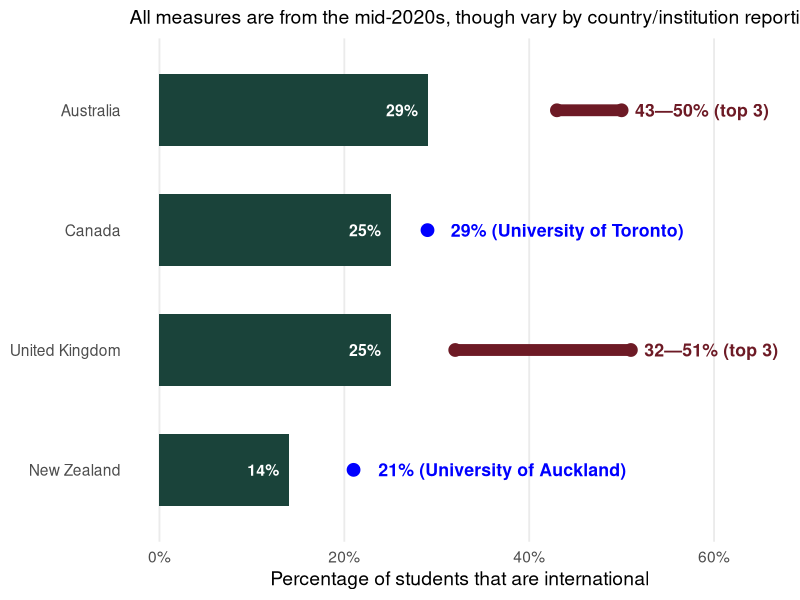
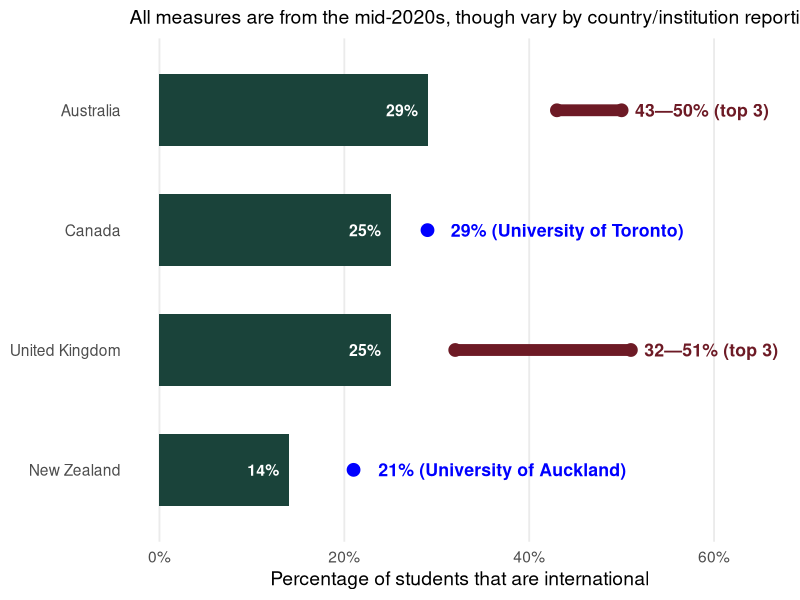

The R source for these figures, in order:
library(ggplot2)
library(dplyr)

enrollment_data <- data.frame(
  Country = c("New Zealand", "United Kingdom", "Australia", "Canada"),
  Baseline = c(14, 25, 29, 25),
  Top_Min  = c(NA, 32, 43, NA),
  Top_Max  = c(NA, 51, 50, NA),
  Toronto  = c(NA, NA, NA, 29),
  Auckland = c(21, NA, NA, NA)
)

# Sort Country
enrollment_data <- enrollment_data %>%
  mutate(Country = factor(Country, levels = Country[order(Baseline)]))

ggplot(enrollment_data, aes(x = Country, y = Baseline)) +
  geom_bar(
    stat = "identity",
    width = 0.6,
    fill = "#1A433A"
  ) +
  # Add the highlighted range segments for UK and Australia
  geom_segment(
    aes(
      xend = Country,
      y = Top_Min,
      yend = Top_Max,
      color = "Top 3 Universities Range"
    ),
    linewidth = 4,
    lineend = "round",
    na.rm = TRUE
  ) +
  # Add distinct boundary points to frame the top university ranges
  geom_point(
    aes(y = Top_Min, color = "Top 3 Universities Range"),
    size = 4,
    na.rm = TRUE
  ) +
  geom_point(
    aes(y = Top_Max, color = "Top 3 Universities Range"),
    size = 4,
    na.rm = TRUE
  ) +
  geom_point(
    aes(y = Toronto, color = "Toronto"),
    size = 4,
    na.rm = TRUE
  ) +
  geom_point(
    aes(y = Auckland, color = "Auckland"),
    size = 4,
    na.rm = TRUE
  ) +
  # Text Labels: Baseline Values
  geom_text(
    aes(label = paste0(Baseline, "%")),
    color = "white",
    hjust = 1.3,
    fontface = "bold",
    size = 4
  ) +
  # Text Labels: Custom annotations for the top ranges to avoid overlapping
  geom_text(
    aes(y = Top_Max, label = paste0(Top_Min, "—", Top_Max, "% (top 3)")),
    hjust = -0.1,
    color = "#6D1A25",
    fontface = "bold",
    size = 4.5,
    na.rm = TRUE
  ) +
  geom_text(
    aes(y = Toronto, label = paste0(Toronto, "% (University of Toronto)")),
    hjust = -0.1,
    color = "blue",
    fontface = "bold",
    size = 4.5,
    na.rm = TRUE
  ) +
  geom_text(
    aes(y = Auckland, label = paste0(Auckland, "% (University of Auckland)")),
    hjust = -0.1,
    color = "blue",
    fontface = "bold",
    size = 4.5,
    na.rm = TRUE
  ) +
  coord_flip() +
  theme_minimal(base_size = 14) +
  scale_color_manual(
    values = c(
      "Top 3 Universities Range" = "#6D1A25",
      "Toronto" = "blue",
      "Auckland" = "blue"
    )
  ) +
  scale_y_continuous(
    limits = c(0, 65),
    labels = function(x) paste0(x, "%")
  ) +
  # Design and Labels
  labs(
    subtitle = "All measures are from the mid-2020s, though vary by country/institution reporting cycles",
    x = NULL,
    y = "Percentage of students that are international"
  ) +
  theme(
    panel.grid.minor = element_blank(),
    panel.grid.major.y = element_blank(),
    legend.position = "none",
    legend.box = "horizontal",
    legend.background = element_rect(fill='transparent'), #transparent legend bg
    legend.box.background = element_rect(fill='transparent'),
    plot.background = element_rect(fill='transparent', color=NA)
  )


ggsave(
  filename = "img/international students.png",
  bg = "transparent",
  width = 10,
  height = 6,
  dpi = 300
)
